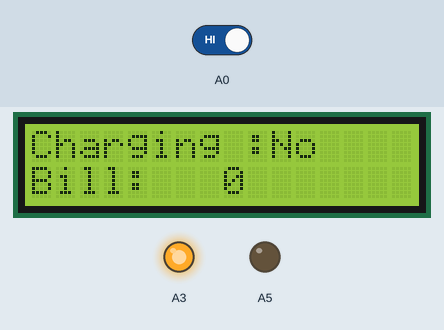
Bench run of a sketch on a simulated Arduino Uno, built with avr-gcc and run on an emulated ATmega328P. Parts: 16×2 character LCD, output pins drawn as LEDs (lit = HIGH). Inputs (shaded band) come from the test bench; at power-on: A0 HIGH. The modem accepts every AT command (registered, SIM ready, sends succeed) and sends nothing else; what the sketch prints to the serial monitor is not drawn.

Above: at 2.7 s.
2.8 s: A0 driven LOW
At 3.5 s:
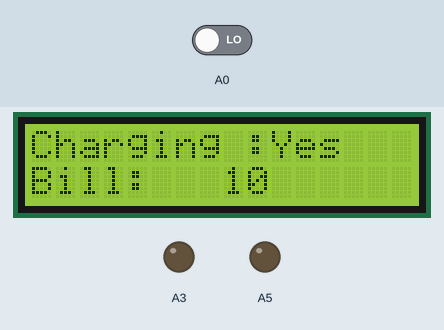
4.3 s: A0 driven HIGH
At 4.6 s:
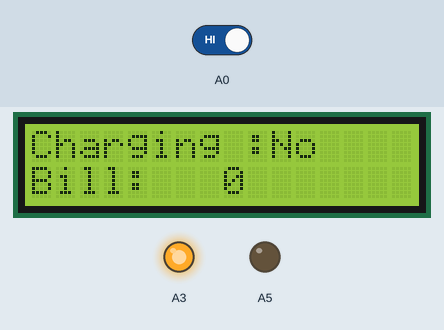
5.8 s: A0 driven LOW
At 7.0 s:
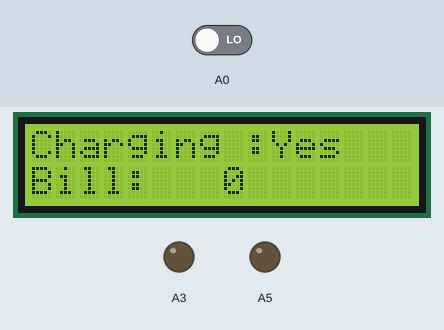
Timing chart, 0 to 8.8 s (numbered marks = the images above; inputs shaded):
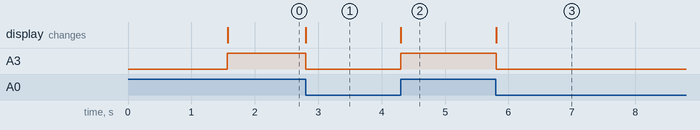

The sketch:

IOT_Charging_Station.ino
```cpp
#include<LiquidCrystal.h>
LiquidCrystal lcd(7,8,9,10,11,12);
#include <SoftwareSerial.h>
long  t2=0, t3=0, t4=0;
SoftwareSerial ser(5, 6); // RX, TX
String stri, strj, strk;
char buf1[16];
char buf2[16];
char buf3[16];
// replace with your channel's thingspeak API key
String apiKey = "PH9CH12SMGB0BRJ5";

int count2=0;
int count3=0;
int i=0;
int sem=0;
int count =0;
int count1 =0;
int bill = 50;
long measurementStartTime = 0;
int sensepin = A4; //ir

void setup(){
  Serial.begin(9600);
  lcd.begin(16,2);

     ser.begin(115200);
// reset ESP8266
  ser.println("AT+RST");
   delay(500);
  ser.println("AT+CWMODE=3");
   delay(500);
  ser.println("AT+CWJAP=\"project\",\"12345678\"");
  delay(500);

  lcd.setCursor(0,0);
      lcd.print("Meter");


      lcd.setCursor(0,1);
      lcd.print("Bill:");

      analogReference(DEFAULT);
      pinMode(A3, OUTPUT);
      digitalWrite(A3, HIGH); //relay
      pinMode(A5, OUTPUT);
      digitalWrite(A5, LOW); //buzzer
}

void loop(){
 // Serial.println(analogRead(A0));
 if(digitalRead(A0)==0)
 {
   lcd.setCursor(0,0);
      lcd.print("Charging :Yes");
   digitalWrite(A3, LOW);
   i=1;
 }
 else
 {
  i=0;
  count=0;
   lcd.setCursor(0,0);
      lcd.print("Charging :No ");
   digitalWrite(A3, HIGH);
 }
  if((i==1) && (sem == 0))
{
  sem = 1;
count1=count1+10;
  count=count+10;;
  Serial.println(count1);
}
lcd.setCursor(8,1);
      lcd.print(count);
 lcd.print("    ");

stri = dtostrf(count, 4, 1, buf1);

   // Serial.print(stri);
//  Serial.println(" ");


     if(millis() - t2>15000 && sem==1)
  {
    sem=0;
    t2=millis();

   // TCP connection
  String cmd1 = "AT+CIPSTART=\"TCP\",\"";
  cmd1 += "184.106.153.149"; // api.thingspeak.com
  cmd1 += "\",80";
  ser.println(cmd1);

  if(ser.find("Error")){
    //Serial.println("AT+CIPSTART error");
    return;
  }


 // prepare GET string
  String getStr1 = "GET /update?api_key=";
  getStr1 += apiKey;
  getStr1 +="&field1=";
  getStr1 += String(stri);
  getStr1 += "\r\n\r\n";


// send data length
  cmd1 = "AT+CIPSEND=";
  cmd1 += String(getStr1.length());
  ser.println(cmd1);


   if(ser.find(">")){
    ser.print(getStr1);
  }
   else{
    ser.println("AT+CIPCLOSE");
    // alert user
    Serial.println("AT+CIPCLOSE");
  }
  }


}
```

Measured:
- after the input at 2.8 s, A3: HIGH → LOW at once; the display: changes at once (image 1)
- after the input at 4.3 s, A3: LOW → HIGH at once; the display: changes at once (image 2)
- after the input at 5.8 s, A3: HIGH → LOW at once; the display: changes at once (image 3)
